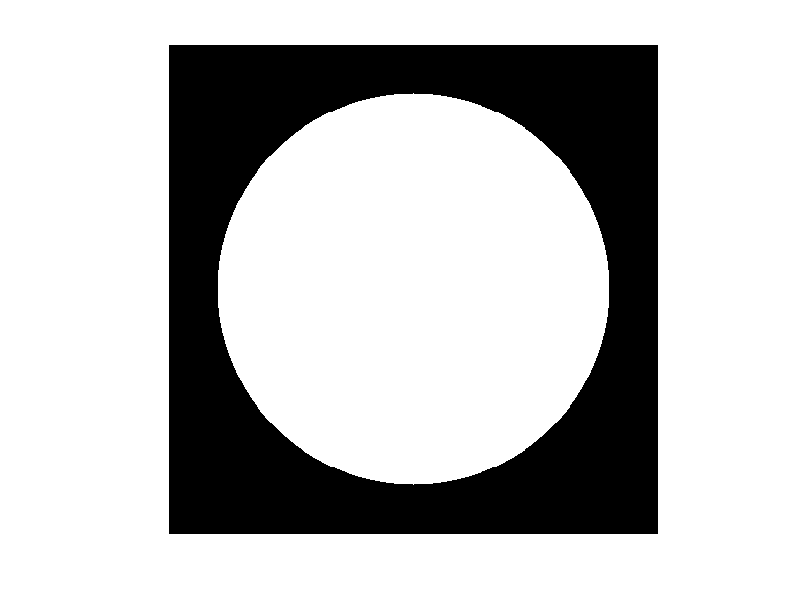

The MATLAB source for this figure:
A = zeros(500,500);
cx = 250; 
cy = 250;
rad = 200;

for i = 1:500 
    for j = 1:500
        if sqrt((i - cx)^2 + (j - cy)^2) <= rad
            A(i,j) = 1;
        end
    end
end

imshow(A);
